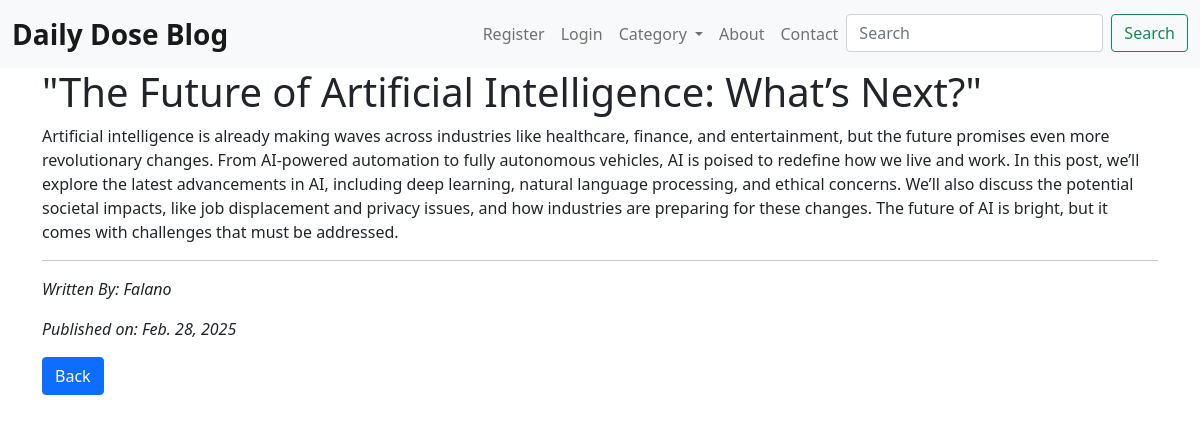
Screenshot of /post/2 with the database file from the repository.
### blogapp/models.py (models this page shows, shortened)
class Post(models.Model):
    title = models.CharField(max_length = 255)
    author = models.ForeignKey(User, on_delete=models.CASCADE)
    category = models.ForeignKey(Category, on_delete=models.SET_NULL, null=True)
    body = models.TextField()
    published_date = models.DateField(auto_now_add=True)

### blogapp/views.py (the view)
# urls.py: path('post/<int:pk>', Detail_view.as_view(), name = 'detail_view'),
class Detail_view(DetailView):
    model = Post
    template_name = 'blogapp/html/details.html'
    context_object_name = 'post'

### templates/blogapp/html/details.html (shortened to what this page needs)
{% extends 'blogapp/html/base.html' %}
{% block content %}
    <div>
        <h1>{{post.title}}</h1>
        <p>
            {{post.body}}
        </p>
        <hr>
        <p><em>Written By: {{ post.author.first_name }}</em></p>
        <p><em>Published on: {{ post.published_date }}</em></p>
    <div>
        <a href="{% url "home_view" %}" class = "btn btn-primary">Back</a>
{% endblock content %}

### rows the page displays
Post: title "\"The Future of Artificial Intelligence: What’s Next?\"", body "Artificial intelligence is already making waves across industries like healthcare, finance, and entertainment, but the future promises even more revolutionary changes. From AI-powered automation to fully autonomous vehicles, AI is poised to redefine how we live and work. In this post, we’ll explore the latest advancements in AI, including deep learning, natural language processing, and ethical concerns. We’ll also discuss the potential societal impacts, like job displacement and privacy issues, and how industries are preparing for these changes. The future of AI is bright, but it comes with challenges that must be addressed.", author.first_name "Falano", published_date "Feb. 28, 2025"
